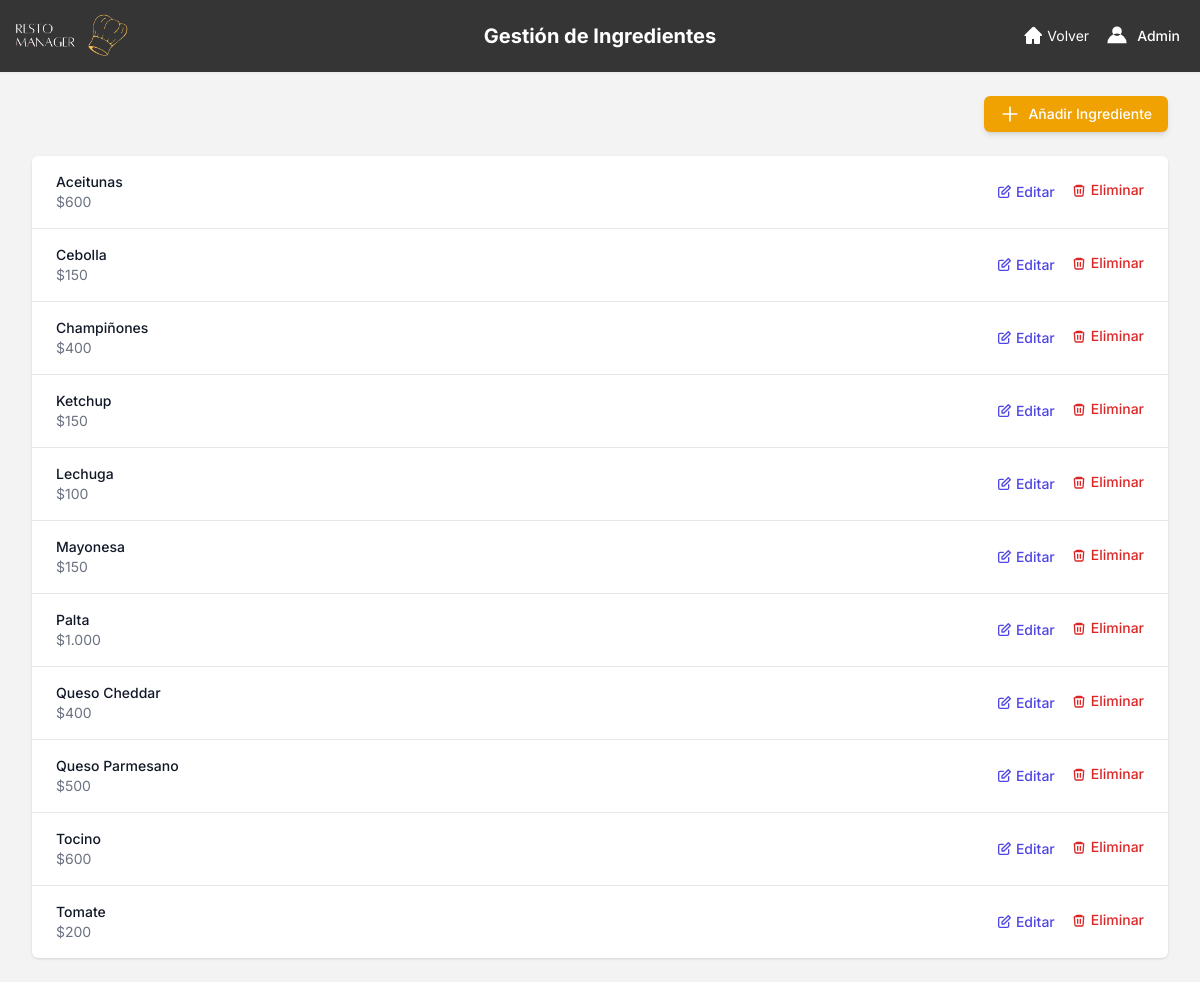
The page /dashboard/ingredientes/ (signed in) on the database its author committed.
### restaurante_app/models.py (models this page shows, shortened)
class Usuario(AbstractUser):
    first_name = None
    last_name = None
    ROL_CHOICES = (('MESA', 'Mesa'), ('ENCARGADO', 'Encargado'), ('CAMARERO', 'Camarero'))
    rol = models.CharField(max_length=10, choices=ROL_CHOICES, default='MESA')
    codigo_secreto_camarero = models.CharField(max_length=10, blank=True, null=True, unique=True, help_text="Código secreto para camareros (4 dígitos)")
    objects = UsuarioManager()

class Ingrediente(models.Model):
    nombre = models.CharField(max_length=100, unique=True)
    precio = models.IntegerField(help_text="Precio del ingrediente (en formato entero)")

### restaurante_app/views.py (the view)
    @login_required
    def _wrapped_view(request, *args, **kwargs):
        if request.user.rol != 'ENCARGADO':
            messages.error(request, 'No tienes permiso para acceder a esta página.')
            return redirect('index')
        return view_func(request, *args, **kwargs)

### restaurante_app/templatetags/custom_filters.py (called while the page is built)
@register.filter
def punto_mil(value):
    try:
        return f"{int(value):,}".replace(",", ".")
    except (ValueError, TypeError):
        return value

### restaurante_app/views.py (called while the page is built)
def staff_required(view_func):
    @login_required
    def _wrapped_view(request, *args, **kwargs):
        if request.user.rol != 'ENCARGADO':
            messages.error(request, 'No tienes permiso para acceder a esta página.')
            return redirect('index')
        return view_func(request, *args, **kwargs)
    return _wrapped_view

@staff_required
def gestion_ingredientes_view(request):
    if request.method == 'POST':
        form = IngredienteForm(request.POST)
        if form.is_valid():
            form.save()
            messages.success(request, 'Ingrediente añadido exitosamente.')
            return redirect('gestion_ingredientes')
    else:
        form = IngredienteForm()
    ingredientes = Ingrediente.objects.all().order_by('nombre')
    context = {
        'ingredientes': ingredientes,
        'form': form,
    }
    return render(request, 'app/gestion_ingredientes.html', context)

### templates/app/gestion_ingredientes.html (shortened to what this page needs)
{% load static %}
{% load custom_filters %}
<!DOCTYPE html>
<html lang="es">
<head>
    <script src="https://cdn.tailwindcss.com"></script>
</head>
<body class="bg-grisClaro">
    <header class="bg-[#353535] shadow-sm relative">
        <div class="w-full mx-auto py-2 px-0 flex items-center justify-between relative">
            <div class="flex items-center ml-[-12px]">
                <img src="{% static 'img/imagelogo.png' %}" alt="Logo" class="h-14 w-45">
            </div>
            <h1 class="absolute left-1/2 transform -translate-x-1/2 text-xl font-bold text-white">
                Gestión de Ingredientes
            </h1>
            <div class="flex items-center space-x-4 mr-5">
                <a href="{% url 'dashboard' %}" class="flex items-center text-white text-sm hover:text-gray-300">
                    <svg xmlns="http://www.w3.org/2000/svg" class="h-5 w-5 mr-1" fill="currentColor" viewBox="0 0 20 20">
                        <path d="M10.707 1.293a1 1 0 00-1.414 0l-8 8A1 1 0 002 10h1v7a1 1 0 001 1h4a1 1 0 001-1v-4h2v4a1 1 0 001 1h4a1 1 0 001-1v-7h1a1 1 0 00.707-1.707l-8-8z" />
                    </svg>
                    Volver
                </a>
                <button id="userMenuButton" class="flex items-center space-x-2 text-white hover:text-gray-200 focus:outline-none">
                    <svg xmlns="http://www.w3.org/2000/svg" class="h-6 w-6 text-white" fill="currentColor" viewBox="0 0 20 20">
                        <path fill-rule="evenodd" d="M10 2a4 4 0 100 8 4 4 0 000-8zM2 16a8 8 0 1116 0H2z" clip-rule="evenodd" />
                    </svg>
                    <span class="text-sm font-medium">{{ user.username }}</span>
                </button>
            </div>
        </div>
    </header>
    <main class="max-w-7xl mx-auto py-6 sm:px-6 lg:px-8">
        <div class="flex justify-end mb-6">
            <button id="openAddIngredient"
                    class="inline-flex items-center px-4 py-2 bg-[#F0A202] hover:bg-[#d7990b] text-white text-sm font-medium rounded-md shadow-md focus:outline-none focus:ring-2 focus:ring-offset-2 focus:ring-[#F0A202]">
                <svg xmlns="http://www.w3.org/2000/svg" class="h-5 w-5 mr-2" fill="none" viewBox="0 0 24 24" stroke="currentColor" stroke-width="2">
                    <path stroke-linecap="round" stroke-linejoin="round" d="M12 4v16m8-8H4" />
                </svg>
                Añadir Ingrediente
            </button>
        </div>
        <div class="bg-white shadow overflow-hidden rounded-md">
            <ul role="list" class="divide-y divide-gray-200">
                {% for ingrediente in ingredientes %}
                <li class="px-6 py-4 flex items-center justify-between">
                    <div>
                        <p class="text-sm font-medium text-gray-900">{{ ingrediente.nombre }}</p>
                        <p class="text-sm text-gray-500">${{ ingrediente.precio|punto_mil }}</p>
                    </div>
                    <div class="space-x-4 flex items-center">
                        <button type="button"
                                data-id="{{ ingrediente.id }}"
                                data-nombre="{{ ingrediente.nombre|escapejs }}"
                                data-precio="{{ ingrediente.precio }}"
                                class="btn-edit-ingrediente text-sm font-medium text-indigo-600 hover:text-indigo-900 inline-flex items-center space-x-1">
                            <svg xmlns="http://www.w3.org/2000/svg" class="h-4 w-4" fill="none" viewBox="0 0 24 24" stroke="currentColor">
                                <path stroke-linecap="round" stroke-linejoin="round" stroke-width="2" d="M11 5H6a2 2 0 00-2 2v11a2 2 0 002 2h11a2 2 0 002-2v-5M18.5 2.5l3 3L12 15H9v-3L18.5 2.5z" />
                            </svg>
                            <span>Editar</span>
                        </button>
                        <form action="{% url 'eliminar_ingrediente' ingrediente.id %}" method="post" class="inline" onsubmit="return confirm('¿Seguro que quieres eliminar este ingrediente?');">
                            <button type="submit" class="text-sm font-medium text-red-600 hover:text-red-900 inline-flex items-center space-x-1">
                                <svg xmlns="http://www.w3.org/2000/svg" class="h-4 w-4" fill="none" viewBox="0 0 24 24" stroke="currentColor">
                                    <path stroke-linecap="round" stroke-linejoin="round" stroke-width="2" d="M19 7l-.867 12.142A2 2 0 0116.138 21H7.862a2 2 0 01-1.995-1.858L5 7m5 4v6m4-6v6M9 7h6m2 0a2 2 0 00-2-2H9a2 2 0 00-2 2h10z" />
                                </svg>
                                <span>Eliminar</span>
                            </button>
                        </form>
                    </div>
                </li>
                {% empty %}
                <li class="px-6 py-4 text-center text-gray-500">No hay ingredientes registrados.</li>
                {% endfor %}
            </ul>
        </div>
    </main>
</body>
</html>

### templates/app/gestion_ingredientes.html (style rules this page uses)
body { font-family: 'Inter', sans-serif; }

### rows shown on the page
Usuario: username "Admin"
Ingrediente: nombre "Aceitunas", precio|punto_mil "600"
Ingrediente: nombre "Cebolla", precio|punto_mil "150"
Ingrediente: nombre "Champiñones", precio|punto_mil "400"
Ingrediente: nombre "Ketchup", precio|punto_mil "150"
Ingrediente: nombre "Lechuga", precio|punto_mil "100"
Ingrediente: nombre "Mayonesa", precio|punto_mil "150"
Ingrediente: nombre "Palta", precio|punto_mil "1.000"
Ingrediente: nombre "Queso Cheddar", precio|punto_mil "400"
Ingrediente: nombre "Queso Parmesano", precio|punto_mil "500"
Ingrediente: nombre "Tocino", precio|punto_mil "600"
Ingrediente: nombre "Tomate", precio|punto_mil "200"
